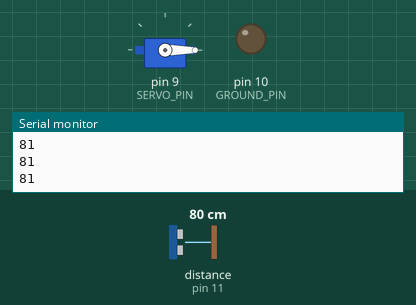
Bench run of a sketch on a simulated Arduino Uno, built with avr-gcc and run on an emulated ATmega328P. On the bench: servo, output pins drawn as LEDs (lit = HIGH), the last lines printed to the serial monitor. Inputs (shaded band) come from the test bench; at power-on: distance to the obstacle (sensor on pin 11) 80 cm. The echo pulse lasts 58.3 µs per cm; pins used as bus, display or sensor lines are not drawn.

Above: at 2.8 s.
2.9 s: distance to the obstacle (sensor on pin 11) set to 42 cm
5.7 s: distance to the obstacle (sensor on pin 11) set to 37 cm
At 8.04 s:
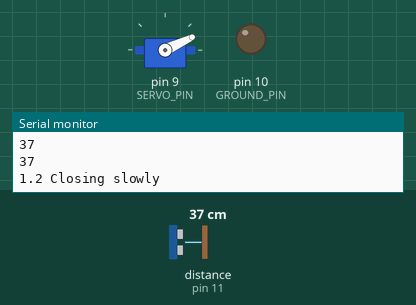
At 10.7 s:
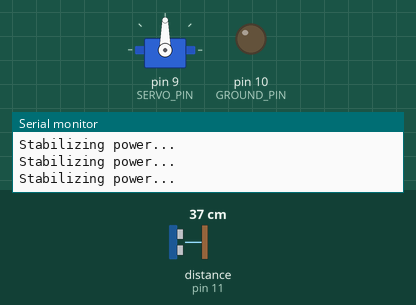
12.9 s: distance to the obstacle (sensor on pin 11) set to 2 cm
Timing chart, 0 to 16.9 s (numbered marks = the images above; inputs shaded):
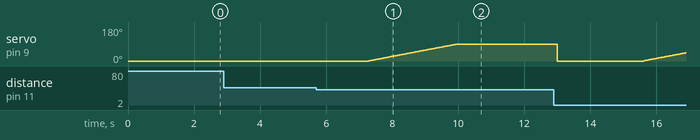

The sketch:

claw_test.ino
```cpp
#include <NewPing.h>
#include <Servo.h>

#define VCC_PIN 13
#define TRIGGER_PIN 12
#define ECHO_PIN 11
#define GROUND_PIN 10
#define MAX_DISTANCE 200
NewPing sonar(TRIGGER_PIN, ECHO_PIN, MAX_DISTANCE);

#define SERVO_PIN 9 // Renamed for clarity
Servo myservo;

#define SERVO_OPEN 0
#define SERVO_CLOSE 90
#define SERVO_THRESHOLD 40
#define RESET_THRESHOLD 65
#define SERVO_SPEED 30
#define INTERVAL 1500
#define RETRY_TIMER 3000

// *** NEW SETTING: HOW LONG TO IGNORE SENSOR AFTER GRAB ***
#define POST_GRAB_LOCKOUT 2000

#define SONAR_INTERVAL 50

int isOpen = 1;
int isReady = 1;
unsigned long grabTimer = 0;
unsigned long groundTimer = 0;
unsigned long liftTimer = 0; // Renamed for clarity (was groundTimer in State 2)
int isDetecting = 0;

// *** NEW VARIABLE ***
unsigned long lockoutStartTime = 0;

void setup() {
  Serial.begin(9600);
  pinMode(ECHO_PIN, INPUT);
  pinMode(TRIGGER_PIN, OUTPUT);
  pinMode(GROUND_PIN, OUTPUT);
  pinMode(VCC_PIN, OUTPUT);
  digitalWrite(GROUND_PIN,LOW);
  digitalWrite(VCC_PIN, HIGH);

  myservo.attach(SERVO_PIN);
  myservo.write(SERVO_OPEN);

  Serial.println("System initialized");
}

void loop() {
  delay(SONAR_INTERVAL);

  // *** CRITICAL FIX: SENSOR LOCKOUT ***
  // If we recently grabbed, do NOT read the sensor or run logic
  if (millis() - lockoutStartTime < POST_GRAB_LOCKOUT) {
     Serial.println("Stabilizing power...");
     return; // Skip the rest of the loop!
  }

  int distance = readDistance();
  // Filter out 0 readings (standard sonar glitch)
  if (distance == 0) distance = 200;

  Serial.println(distance);

  // --- STATE 1: READY TO GRAB ---
  if(isOpen == 1 && isReady == 1) {
    if(distance > 0 && distance < SERVO_THRESHOLD) {

      if(isDetecting == 0) {
        groundTimer = millis();
        isDetecting = 1;
        Serial.println("1.1 Ground detected");
      }
      else if (millis() - groundTimer >= INTERVAL) {
        Serial.println("1.2 Closing slowly");
        slowClose();

        // UPDATE STATE
        grabTimer = millis();
        isOpen = 0;
        isReady = 0;
        isDetecting = 0;

        // *** START THE BLIND TIMER ***
        lockoutStartTime = millis();
      }

    } else {
      if(isDetecting == 1) {
        isDetecting = 0;
        Serial.println("1.3 Claw moved away");
      }
    }
  }

  // --- STATE 2: LIFTING / HOLDING ---
  // (I fixed the curly braces here so the logic is contained properly)
  if(isOpen == 0 && isReady == 0) {

    // A. CHECK FOR SUCCESSFUL LIFT (With debounce)
    if(distance > RESET_THRESHOLD) {
      if(isDetecting == 0) {
        liftTimer = millis();
        isDetecting = 1;
        Serial.println("2.1 High height detected...");
      }
      else if (millis() - liftTimer >= INTERVAL) {
        isReady = 1;
        Serial.println("2.2 Lift Confirmed! Ready to drop");
        isDetecting = 0;
      }
    } else {
      // If we drop below threshold, reset the lift timer
      if(isDetecting == 1) {
        isDetecting = 0;
        Serial.println("2.3 False Alarm (Height unstable)");
      }
    }

    // B. CHECK FOR FUMBLE (Must be OUTSIDE the 'if > threshold' block)
    if(distance < SERVO_THRESHOLD) {
      if(millis() - grabTimer >= RETRY_TIMER) {
        myservo.write(SERVO_OPEN);
        isOpen = 1;
        isReady = 1;
        Serial.println("1.4 Fumble Detected. Restarting.");
        delay(1000); // Wait a second so we don't grab immediately
      }
    }
  }

  // --- STATE 3: DROP ---
  if(isOpen == 0 && isReady == 1) {
    if(distance < SERVO_THRESHOLD) {
      myservo.write(SERVO_OPEN);
      isOpen = 1;
      isReady = 0;
      Serial.println("3. Object dropped");
      delay(500);

      // Start lockout here too, just in case servo opening causes noise
      lockoutStartTime = millis();
    }
  }

  // --- STATE 4: RESET ---
  if(isOpen == 1 && isReady == 0) {
    if(distance > RESET_THRESHOLD) {
      isReady = 1;
      Serial.println("4. Reset complete. Ready to grab");
    }
  }
}

int readDistance() {
  return sonar.ping_cm();
}

int slowClose () {
  if(SERVO_OPEN > SERVO_CLOSE) {
    for(int pos = SERVO_OPEN; pos >= SERVO_CLOSE; pos--) {
      myservo.write(pos);
      delay(SERVO_SPEED);
    }
  } else {
    for(int pos = SERVO_OPEN; pos <= SERVO_CLOSE; pos++) {
      myservo.write(pos);
      delay(SERVO_SPEED);
    }
  }
  return 1;
}
```

Measured:
- the behaviour switches between 40 and 39 cm on distance to the obstacle (sensor on pin 11) (found by bisection; images 0 and 1)
- after the input at 5.7 s, servo on pin 9 (SERVO_PIN): moves from 0° to 90° over 2.7 s, starting after 1.6 s
